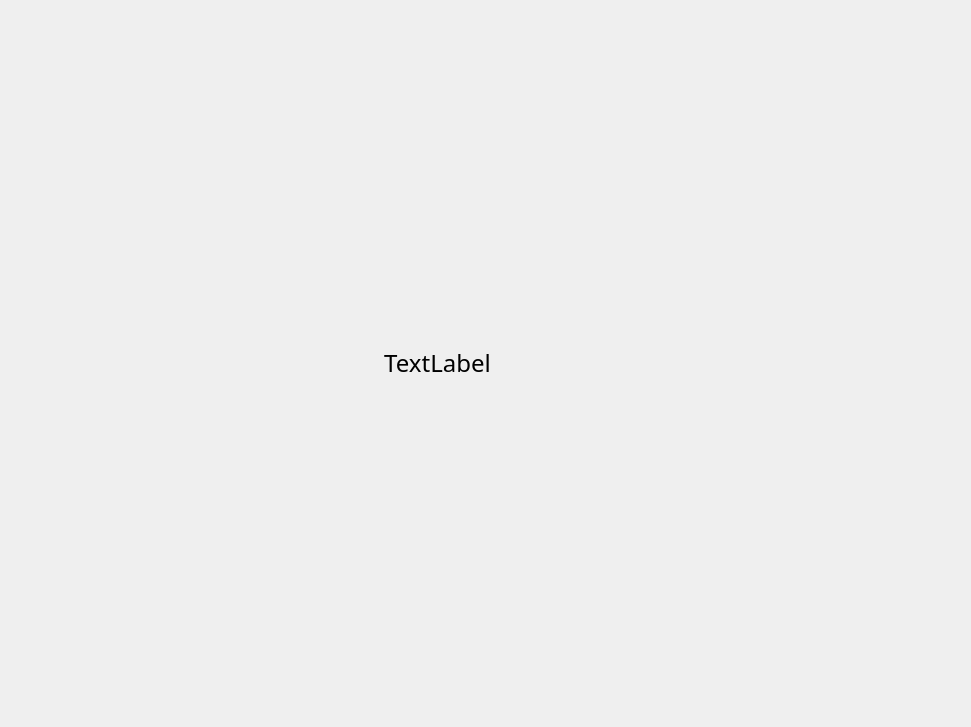
<?xml version="1.0" encoding="UTF-8"?>
<ui version="4.0">
 <class>Form</class>
 <widget class="QWidget" name="Form">
  <property name="geometry">
   <rect>
    <x>0</x>
    <y>0</y>
    <width>971</width>
    <height>727</height>
   </rect>
  </property>
  <property name="windowTitle">
   <string>Form</string>
  </property>
  <layout class="QVBoxLayout" name="verticalLayout">
   <item>
    <layout class="QHBoxLayout" name="horizontalLayout">
     <item>
      <spacer name="horizontalSpacer">
       <property name="orientation">
        <enum>Qt::Horizontal</enum>
       </property>
       <property name="sizeType">
        <enum>QSizePolicy::Fixed</enum>
       </property>
       <property name="sizeHint" stdset="0">
        <size>
         <width>150</width>
         <height>20</height>
        </size>
       </property>
      </spacer>
     </item>
     <item>
      <widget class="QLabel" name="pfp">
       <property name="text">
        <string/>
       </property>
       <property name="pixmap">
        <pixmap resource="resources.qrc">:/icons/DefaultPFPSmall</pixmap>
       </property>
       <property name="alignment">
        <set>Qt::AlignCenter</set>
       </property>
      </widget>
     </item>
     <item>
      <widget class="QLabel" name="username">
       <property name="font">
        <font>
         <family>Mongolian Baiti</family>
         <pointsize>18</pointsize>
        </font>
       </property>
       <property name="text">
        <string>TextLabel</string>
       </property>
       <property name="alignment">
        <set>Qt::AlignCenter</set>
       </property>
      </widget>
     </item>
     <item>
      <widget class="QPushButton" name="confirmbutton">
       <property name="focusPolicy">
        <enum>Qt::NoFocus</enum>
       </property>
       <property name="styleSheet">
        <string notr="true">QPushButton {
    background: transparent;
    border: none;
}</string>
       </property>
       <property name="text">
        <string/>
       </property>
       <property name="icon">
        <iconset resource="resources.qrc">
         <normaloff>:/icons/Confirm</normaloff>:/icons/Confirm</iconset>
       </property>
       <property name="iconSize">
        <size>
         <width>220</width>
         <height>70</height>
        </size>
       </property>
       <property name="flat">
        <bool>true</bool>
       </property>
      </widget>
     </item>
     <item>
      <widget class="QPushButton" name="deletebutton">
       <property name="focusPolicy">
        <enum>Qt::NoFocus</enum>
       </property>
       <property name="styleSheet">
        <string notr="true">QPushButton {
    background: transparent;
    border: none;
}</string>
       </property>
       <property name="text">
        <string/>
       </property>
       <property name="icon">
        <iconset resource="resources.qrc">
         <normaloff>:/icons/Delete</normaloff>:/icons/Delete</iconset>
       </property>
       <property name="iconSize">
        <size>
         <width>220</width>
         <height>70</height>
        </size>
       </property>
       <property name="flat">
        <bool>true</bool>
       </property>
      </widget>
     </item>
     <item>
      <spacer name="horizontalSpacer_2">
       <property name="orientation">
        <enum>Qt::Horizontal</enum>
       </property>
       <property name="sizeType">
        <enum>QSizePolicy::Fixed</enum>
       </property>
       <property name="sizeHint" stdset="0">
        <size>
         <width>60</width>
         <height>20</height>
        </size>
       </property>
      </spacer>
     </item>
    </layout>
   </item>
  </layout>
 </widget>
 <resources>
  <include location="resources.qrc"/>
 </resources>
 <connections/>
</ui>
